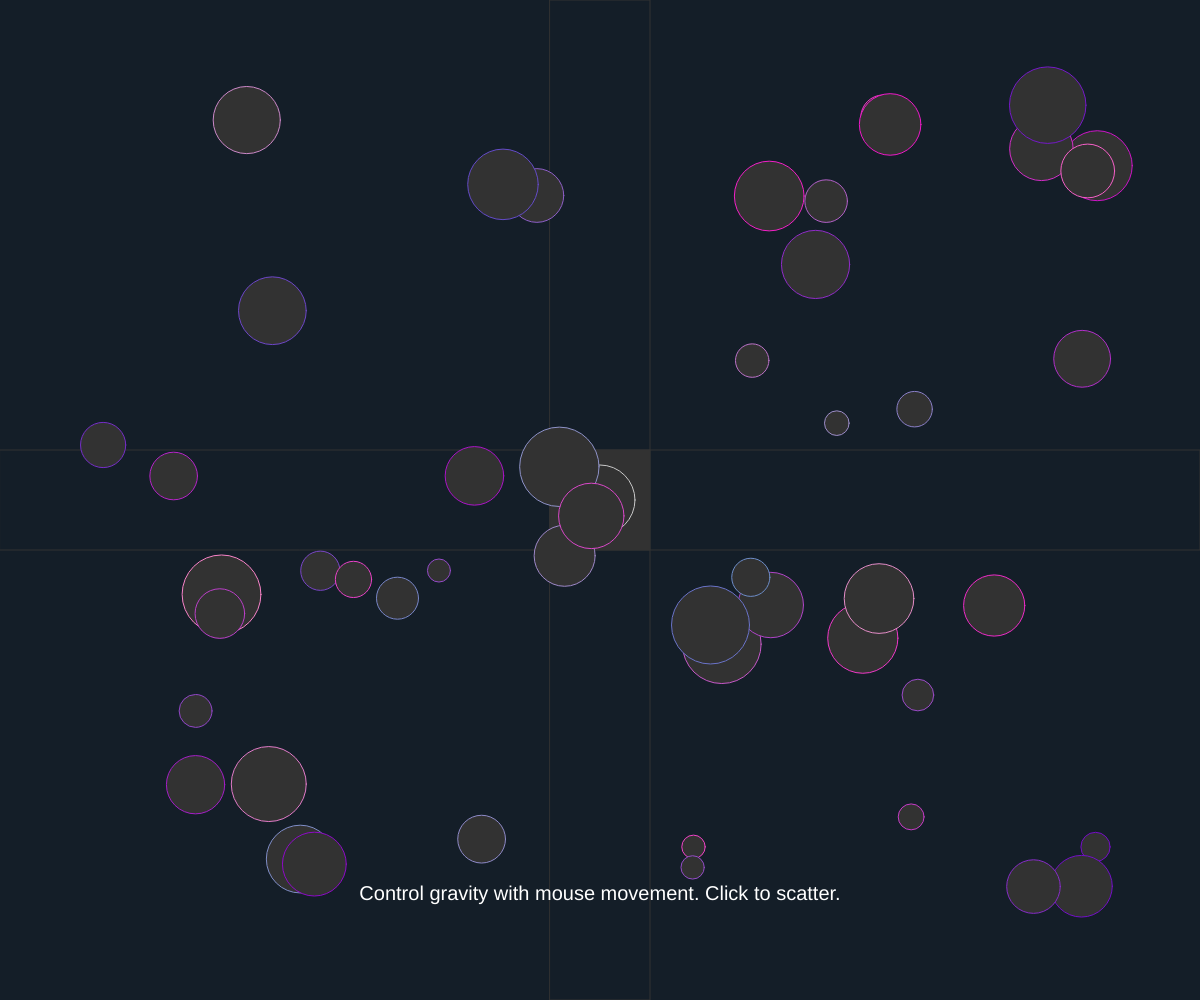
Frame 1 (no input)
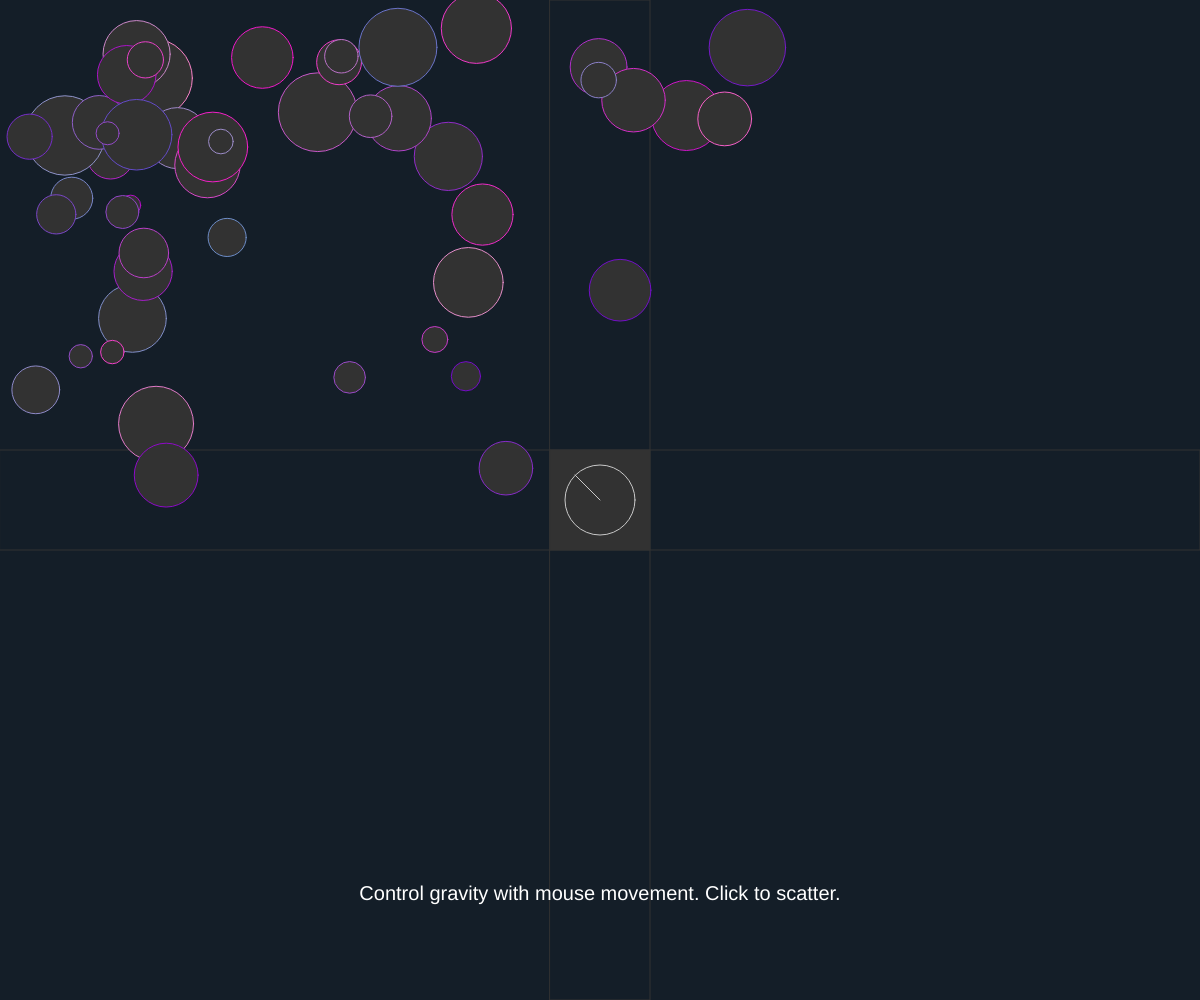
Frame 60 (no input)
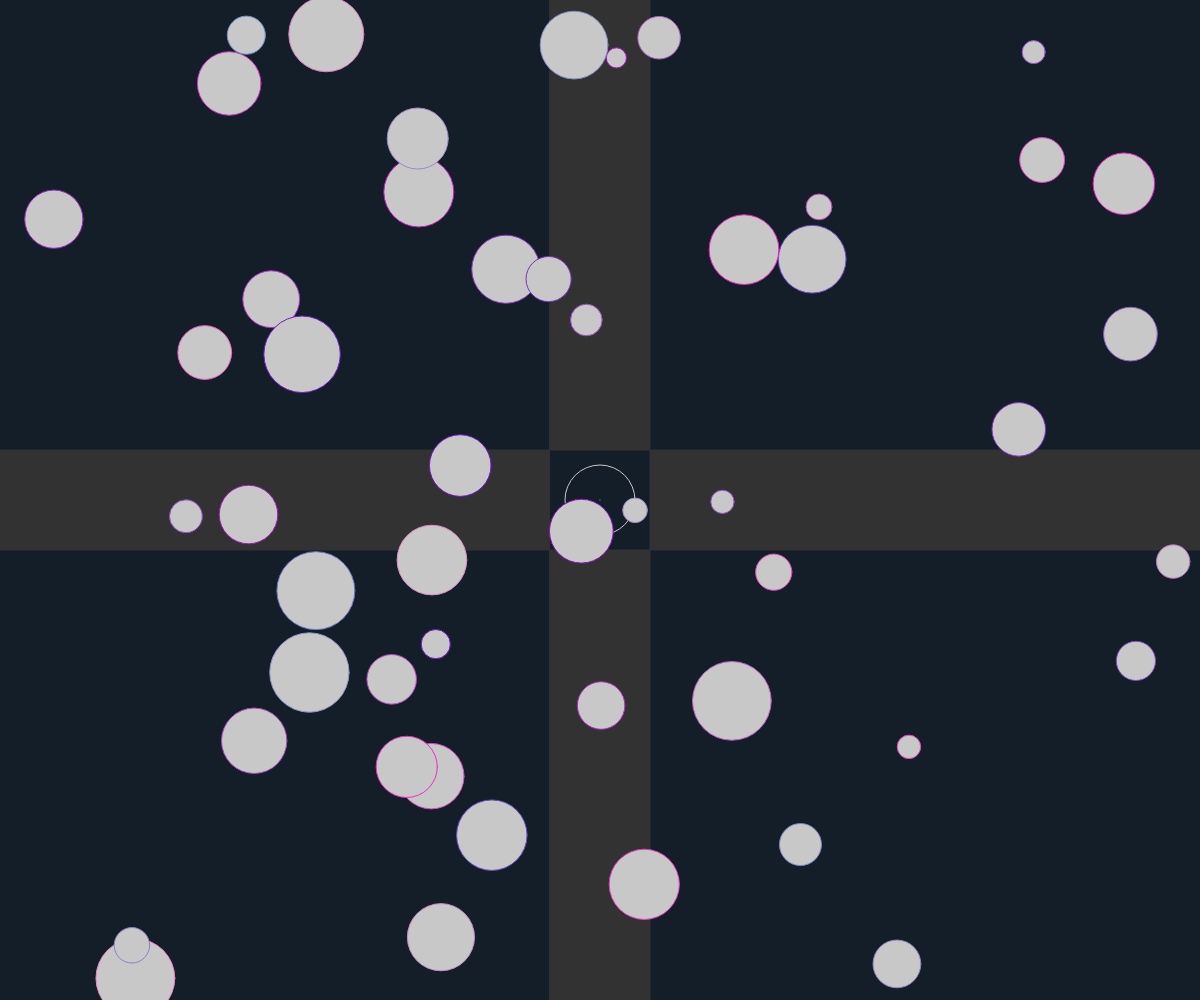
Frame 120 (the mouse pressed at the canvas centre since frame 60)

The p5.js sketch that drew these frames (run headless with seeded random() and noise() and a simulated clock; from frame 60 on, the mouse is pressed at the canvas centre):

// p5.js sketch
// ── sketch.js
var balls = [];
function setup() {
    canvas = createCanvas(windowWidth, windowHeight);
    noStroke();
    strokeWeight(1);
    rectMode(CENTER);
    var ballNumber = 50;
    for (i=0;i<ballNumber;i++) {
        var newBall = new Ball(random(100,width-100),random(100,height-100),random(-3,3),random(-3,3),0,0,random(20,80));
        balls.push(newBall);

    }
    mouseX = width/2;
    mouseY = height/2;


}
var posX, posY, gravX, gravY;
var rectSize = 100;
var tutOver = false;
function draw() {
    background(20,30,40);
    noFill();
    stroke(50);
    if (mouseX>width/2-rectSize/2 && mouseX<width/2+rectSize/2) {
        fill(50);
    } else {
        noFill();
    }
    rect(width/2,height/4, rectSize, height/2);
    rect(width/2,height*0.75, rectSize, height/2);
    if (mouseY>height/2-rectSize/2 && mouseY<height/2+rectSize/2) {
        fill(50);
    } else {
        noFill();
    }
    rect(width/4,height/2, width/2, rectSize);
    rect(width*0.75,height/2,width/2,rectSize);
    fill(50);
    if (mouseX>width/2-rectSize/2 && mouseX<width/2+rectSize/2 && mouseY>height/2-rectSize/2 && mouseY<height/2+rectSize/2) {
        fill(20,30,40);
    } else {
        fill(50);
    }
    rect(width/2,height/2,rectSize,rectSize);
    if (mouseX<width/2+rectSize/2 && mouseX>width/2-rectSize/2) {
        posX = width/2;
    } else {
        posX = mouseX;
    }
    if (mouseY<height/2+rectSize/2 && mouseY>height/2-rectSize/2) {
        posY = height/2;
    } else {
        posY = mouseY;
    }
    fill(50);
    gravX = (posX-width/2)/width*0.5;
    gravY = (posY-height/2)/height*0.5;
    push();
    noFill()
    stroke(200);
    ellipse(width/2,height/2,70);
    translate(width/2,height/2);
    line(0,0,gravX*100,gravY*100);
    pop();
    for(j=0;j<balls.length;j++){
        var gravity = createVector(gravX*balls[j].mass,gravY*balls[j].mass);

        balls[j].applyForce(gravity);
        balls[j].update();

        if (mouseIsPressed) {
            fill(200);
            balls[j].velocity.x += random(-3,3);
            balls[j].velocity.y += random(-3,3);
            tutOver=true;
        }
        balls[j].display();
        balls[j].checkEdges();

    }
    noStroke();
    //fill(255,100);
    //text('Y Gravity: '+Math.floor(gravX*1000), 50, 50);
    //text('X Gravity: '+Math.floor(gravY*1000), 50, 70);



    textSize(20);
    textAlign(CENTER);
    if (!tutOver) {
      fill(0);
      //rect(width/2, height/2, width, height);
      fill(255);
      text('Control gravity with mouse movement. Click to scatter.', width/2, height*0.9);
    }


}

function Ball(x,y,velX,velY,accX,accY,diameter) {
    this.color = [random(100,250),random(10,150),200];
    this.diameter = diameter;
    this.position = createVector(x,y);
    this.velocity = createVector(velX,velY);
    this.acceleration = createVector(accX,accY);
    this.mass = this.diameter^2/1000;
    this.display = function() {
        noStroke();
        stroke(this.color);
        ellipse(this.position.x,this.position.y,this.diameter);
    }
}

Ball.prototype.applyForce = function(force) {
  var f = p5.Vector.div(force,this.mass);
  this.acceleration.add(f);
};

Ball.prototype.update = function() {
  // Velocity changes according to acceleration
  this.velocity.add(this.acceleration);
  // position changes by velocity
  this.position.add(this.velocity);
  // We must clear acceleration each frame
  this.acceleration.mult(0);
};
var dampFactor = -0.8;
Ball.prototype.checkEdges = function() {
  if (this.position.y > (height - this.diameter/2)) {
    // A little dampening when hitting the bottom
    this.velocity.y *= dampFactor;
    this.velocity.x *= 0.99;
    this.position.y = (height - this.diameter/2);
  }
  if (this.position.x > (width - this.diameter/2)) {
    // A little dampening when hitting the bottom
    this.velocity.x *= dampFactor;
    this.velocity.y *= 0.99;
    this.position.x = (width - this.diameter/2);
  }
  if (this.position.y < (this.diameter/2)) {
    // A little dampening when hitting the bottom
    this.velocity.y *= dampFactor;
    this.velocity.x *= 0.99;
    this.position.y = (this.diameter/2);
  }
  if (this.position.x < (this.diameter/2)) {
    // A little dampening when hitting the bottom
    this.velocity.x *= dampFactor;
    this.velocity.y *= 0.99;
    this.position.x = (this.diameter/2);
  }


};
function windowResized() {
    resizeCanvas(windowWidth, windowHeight)
}
